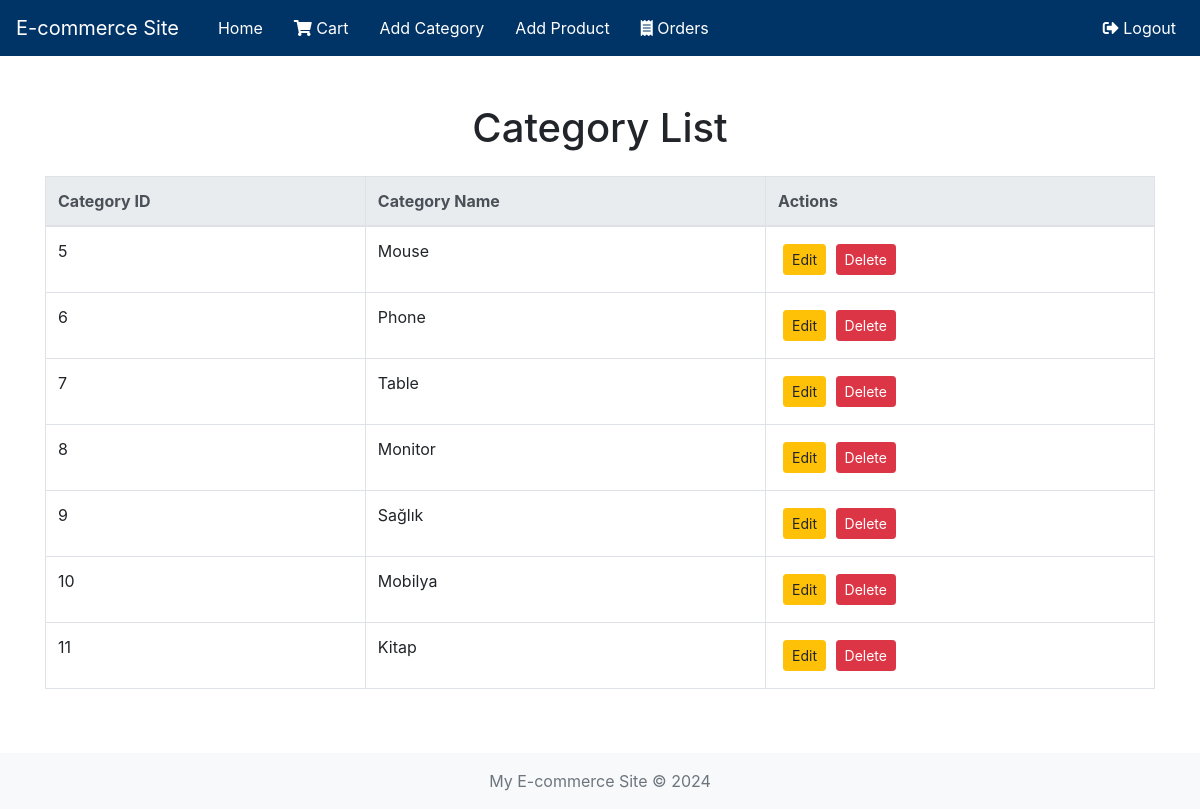
/categories/ (signed in), run on the app's committed database.
### eshop/models.py (models this page shows, shortened)
class Category(models.Model):
    name=models.CharField(max_length=100)
    description= models.TextField(blank=True, null=True)

### eshop/views.py (the view)
# urls.py: path('categories/', category_list, name='category_list'),
def category_list(request):
    categories = Category.objects.all()
    return render(request, 'eshop/category_list.html', {'categories': categories})

### eshop/context_processors.py (called while the page is built)
def categories_processor(request):
    return {
        'categories':Category.objects.all()
    }

### eshop/templates/eshop/category_list.html (shortened to what this page needs)
<!DOCTYPE html>
<html lang="en">
  <head>
    <link rel="stylesheet" href="https://stackpath.bootstrapcdn.com/bootstrap/4.5.2/css/bootstrap.min.css" />
    <link rel="stylesheet" href="https://cdnjs.cloudflare.com/ajax/libs/font-awesome/5.15.4/css/all.min.css" />
  </head>
  <body>
    <header>
      <nav class="navbar navbar-expand-lg">
        <a class="navbar-brand" href="{% url 'product_list' %}" style="color: white;">E-commerce Site</a>
        <div class="collapse navbar-collapse" id="navbarNav">
          <ul class="navbar-nav mr-auto">
            {% if user.is_authenticated %}
              <li class="nav-item">
                <a class="nav-link" href="{% url 'product_list' %}">Home</a>
              </li>
              <li class="nav-item">
                <a class="nav-link" href="{% url 'cart_detail' %}"><i class="fas fa-shopping-cart"></i> Cart</a>
              </li>
              <li class="nav-item">
                <a class="nav-link" href="{% url 'add_category' %}">Add Category</a>
              </li>
              <li class="nav-item">
                <a class="nav-link" href="{% url 'add_product' %}">Add Product</a>
              </li>
              <li class="nav-item">
                <a class="nav-link" href="{% url 'orders_list' %}"><i class="fas fa-receipt"></i> Orders</a>
              </li>
            {% endif %}
          </ul>
          <ul class="navbar-nav ml-auto">
            {% if user.is_authenticated %}
              <li class="nav-item">
                <a class="nav-link" href="{% url 'logout' %}"><i class="fas fa-sign-out-alt"></i> Logout</a>
              </li>
            {% endif %}
          </ul>
        </div>
      </nav>
    </header>
    <main class="container my-5">
      <h1 class="mb-4 text-center">Category List</h1>
      {% if categories %}
        <div class="table-responsive">
          <table class="table table-bordered table-hover">
            <thead class="thead-light">
              <tr>
                <th>Category ID</th>
                <th>Category Name</th>
                <th>Actions</th>
              </tr>
            </thead>
            <tbody>
              {% for category in categories %}
                <tr>
                  <td>{{ category.id }}</td>
                  <td>{{ category.name }}</td>
                  <td>
                    <a href="{% url 'edit_category' category.id %}" class="btn btn-warning btn-sm btn-custom">Edit</a>
                    <form action="{% url 'delete_category' category.id %}" method="post" style="display:inline;">
                      <button type="submit" class="btn btn-danger btn-sm">Delete</button>
                    </form>
                  </td>
                </tr>
              {% endfor %}
            </tbody>
          </table>
        </div>
      {% else %}
        <div class="alert alert-warning text-center" role="alert">Your categories is empty.</div>
      {% endif %}
    </main>
    <footer class="footer mt-auto py-3 bg-light">
      <div class="container text-center">
        <span class="text-muted">My E-commerce Site &copy; 2024</span>
      </div>
    </footer>
  </body>
</html>

### eshop/templates/eshop/category_list.html (style rules this page uses)
.navbar { background-color: #003366; }
.navbar-nav .nav-link { margin-left: 15px; color: white; }
.footer { background-color: #f1f1f1; padding: 10px 0; }
.btn-custom { margin: 5px; }

### data on the page
Category: id "5", name "Mouse"
Category: id "6", name "Phone"
Category: id "7", name "Table"
Category: id "8", name "Monitor"
Category: id "9", name "Sağlık"
Category: id "10", name "Mobilya"
Category: id "11", name "Kitap"
